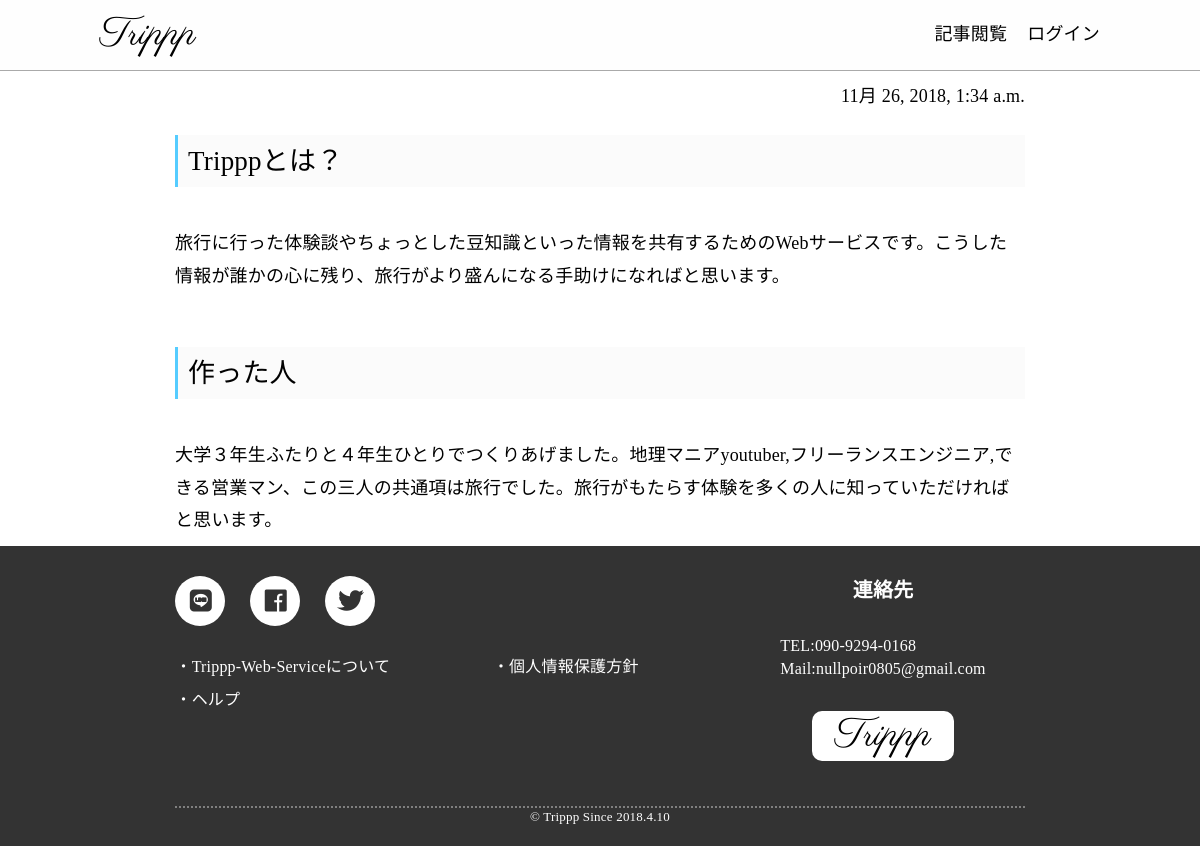
/docs/2, run on the app's committed database.
### article/models.py (models this page shows, shortened)
class doc(models.Model):
    title=models.CharField(max_length=100)
    pub_date=models.DateTimeField(default=datetime.now)
    body=HTMLField("content")

### article/views.py (the view)
# urls.py: path('docs/<int:pk>',article_view.doc_show_ws,name="trippp_doc_show"),
def doc_show_ws(request,pk):
    db=doc.objects.get(pk=pk)
    return render(request,"company/doc_ws.html",{"article":db})

### templates/company/doc_ws.html (shortened to what this page needs)
{% extends "base.html" %}
{% load static %}
{% block header %}
<link rel="stylesheet" type="text/css" href="{% static 'css/doc.css' %}">
{% endblock %}
{% block content %}
  <div class="content__pubdate">{{article.pub_date}}</div>
  {{article.body | safe}}
{% endblock %}

### static/css/base.css (style rules this page uses)
* { box-sizing: border-box; }
#trippp { font-size: 10px; height: 100%; overflow-x: hidden; }
#trippp h2 { border-left:solid 3px #55ccff; font-weight: normal; padding-left:1rem; padding-top: 10px; padding-bottom: 10px; margin-bottom:40px; background-color: #fbfbfb; }
#root { margin:0; padding-top:70px; display: flex; flex-direction: column; min-height: 100%; max-width: 100%; font-size: 1.8rem; letter-spacing: 0.02rem; line-height: 1.42857; background-color: #f5f5f5; }

### static/css/doc.css (style rules this page uses)
.content__pubdate { width:100%; text-align: right; }

### data on the page
doc: pub_date "11月 26, 2018, 1:34 a.m.", body "Tripppとは？ 旅行に行った体験談やちょっとした豆知識といった情報を共有するためのWebサービスです。こうした情報が誰かの心に残り、旅行がより盛んになる手助けになればと思います。 作った人 大学３年生ふたりと４年生ひとりでつくりあげました。地理マニアyoutuber,フリーランスエンジニア,できる営業マン、この三人の共通項は旅行でした。旅行がもたらす体験を多くの人に知っていただければと思います。"
